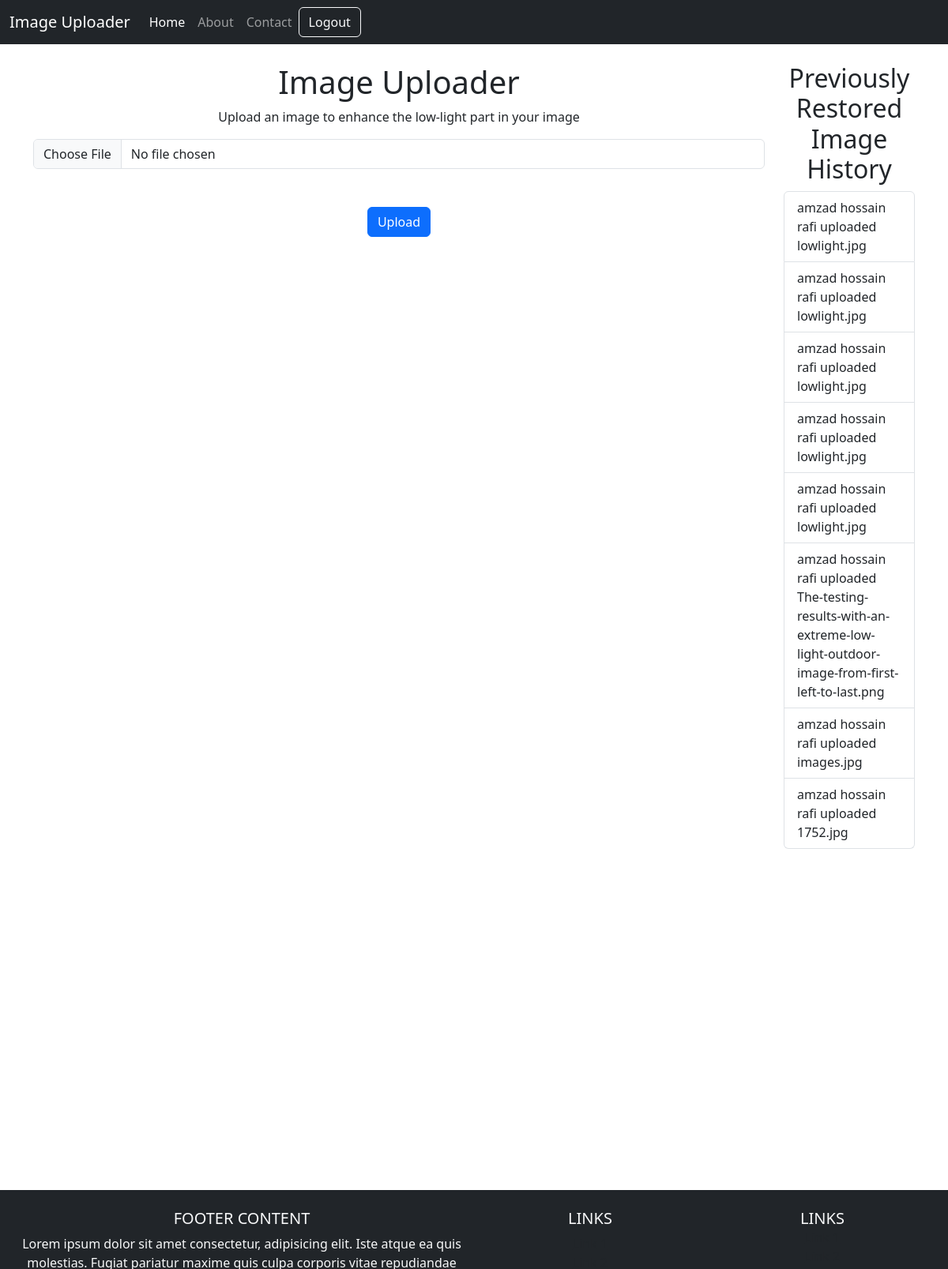
The app's page /home (signed in) with its own data.
### image_restorer/model.py (models this page shows)
class User(db.Model, UserMixin):
    id = db.Column(db.Integer, primary_key=True)
    email = db.Column(db.String(150), unique=True)
    password = db.Column(db.String(150))
    full_name = db.Column(db.String(200))
    images = db.relationship("Image", backref="user")

class Image(db.Model):
    id = db.Column(db.Integer, primary_key=True)
    name = db.Column(db.String(150))
    uploader = db.Column(db.Integer, db.ForeignKey("user.id"))
    image_path = db.Column(db.String(200))
    restored_image_path = db.Column(db.String(200))
    restoration_date = db.Column(db.DateTime(timezone=True), default=func.now())

### image_restorer/views.py (the view, shortened to what this page needs)
@views.route("/home", methods=["GET", "POST"])
@login_required
def home():
    user_uploaded_images = Image.query.filter_by(uploader=current_user.id).all()
    image_names = [image.name for image in user_uploaded_images]
    return render_template(
        "home.html", current_user=current_user, image_names=image_names
    )

### image_restorer/__init__.py (called while the page is built)
def create_app():
    app.config["SECRET_KEY"] = "xxcc3344"
    app.config["SQLALCHEMY_DATABASE_URI"] = f"sqlite:///{DB_NAME}"
    app.config["UPLOAD_FOLDER"] = "static/uploads/"
    app.config["OUTPUT_FOLDER"] = "static/restored/"
    app.config["ALLOWED_EXTENSIONS"] = set(["png", "jpg", "jpeg"])
    db.init_app(app)
    from .views import views
    from .auth import auth
    from .model import User, Image
    app.register_blueprint(views, url_prefix="/")
    app.register_blueprint(auth, url_prefix="/")
    login_manager = LoginManager()
    login_manager.login_view = "auth.login"
    login_manager.init_app(app)
    @login_manager.user_loader
    def load_user(id):
        return User.query.get(int(id))
    with app.app_context():
        db.create_all()
    return app

### image_restorer/templates/home.html (shortened to what this page needs)
<!DOCTYPE html>
<html>
<head>
    <link href="https://cdn.jsdelivr.net/npm/bootstrap@5.3.3/dist/css/bootstrap.min.css" rel="stylesheet">
</head>
<body>
<nav class="navbar navbar-expand-lg navbar-dark bg-dark">
    <div class="container-fluid">
        <a class="navbar-brand" href="#">Image Uploader</a>
        <div class="collapse navbar-collapse" id="navbarNav">
        <ul class="navbar-nav">
            <li class="nav-item">
            <a class="nav-link active" aria-current="page" href="#">Home</a>
            </li>
            <li class="nav-item">
            <a class="nav-link" href="#">About</a>
            </li>
            <li class="nav-item">
            <a class="nav-link" href="#">Contact</a>
            </li>
        </ul>
        {% if current_user.is_authenticated %}
                <form class="d-flex" action="{{ url_for('auth.logout') }}" method="post">
                    <button class="btn btn-outline-light" type="submit">Logout</button>
                </form>
            {% endif %}
        </div>
    </div>
</nav>
<br>
<div class="container">
    <div class="row">
        <div class="col-md-10">
            <h1 class="text-center">Image Uploader</h1>
            <p class="text-center">Upload an image to enhance the low-light part in your image </p>
            <form method="POST" enctype="multipart/form-data">
                <input type="file" class="form-control" id="image" name="image">
                <br>
                <br>
                <div class="text-center">
                  <button type="submit" value= 'upload' class="btn btn-primary btn-block">Upload</button>
                </div>
            </form>
        </div>
        <div class="col-md-2">
            <h2 class="text-center">Previously Restored Image History</h2>
            <ul class="list-group">
                {% for image_name in image_names %}
                    <li class="list-group-item">{{ current_user.full_name }} uploaded {{ image_name }}</li>
                {% endfor %}
            </ul>
        </div>
    </div>
</div>
<footer class="bg-body-tertiary text-center">
    <div class="container-fluid bg-dark text-light p-4">
        <div class="row">
            <div class="col-lg-6 col-md-12 mb-4 mb-md-0">
                <h5 class="text-uppercase">Footer Content</h5>
                <p>
                </p>
            </div>
            <div class="col-lg-3 col-md-6 mb-4 mb-md-0">
                <h5 class="text-uppercase">Links</h5>
                <ul class="list-unstyled mb-0">
                    <li>
                        <a href="#!" class="text-body">Link 1</a>
                    </li>
                    <li>
                        <a href="#!" class="text-body">Link 2</a>
                    </li>
                </ul>
            </div>
            <div class="col-lg-3 col-md-6 mb-4 mb-md-0">
                <h5 class="text-uppercase mb-0">Links</h5>
                <ul class="list-unstyled">
                    <li>
                        <a href="#!" class="text-body">Link 1</a>
                    </li>
                    <li>
                        <a href="#!" class="text-body">Link 2</a>
                    </li>
                </ul>
            </div>
        </div>
    </div>
</footer>
</body>
</html>

### image_restorer/templates/home.html (style rules this page uses)
html { position: relative; min-height: 100%; }
body { margin-bottom: 100px; }
footer { position: absolute; bottom: 0; width: 100%; height: 100px; background-color: rgba(0, 0, 0, 0.05); text-align: center; }

### records on screen
Image: name "lowlight.jpg"
User: full_name "amzad hossain rafi"
Image: name "lowlight.jpg"
Image: name "lowlight.jpg"
Image: name "lowlight.jpg"
Image: name "lowlight.jpg"
Image: name "The-testing-results-with-an-extreme-low-light-outdoor-image-from-first-left-to-last.png"
Image: name "images.jpg"
Image: name "1752.jpg"
